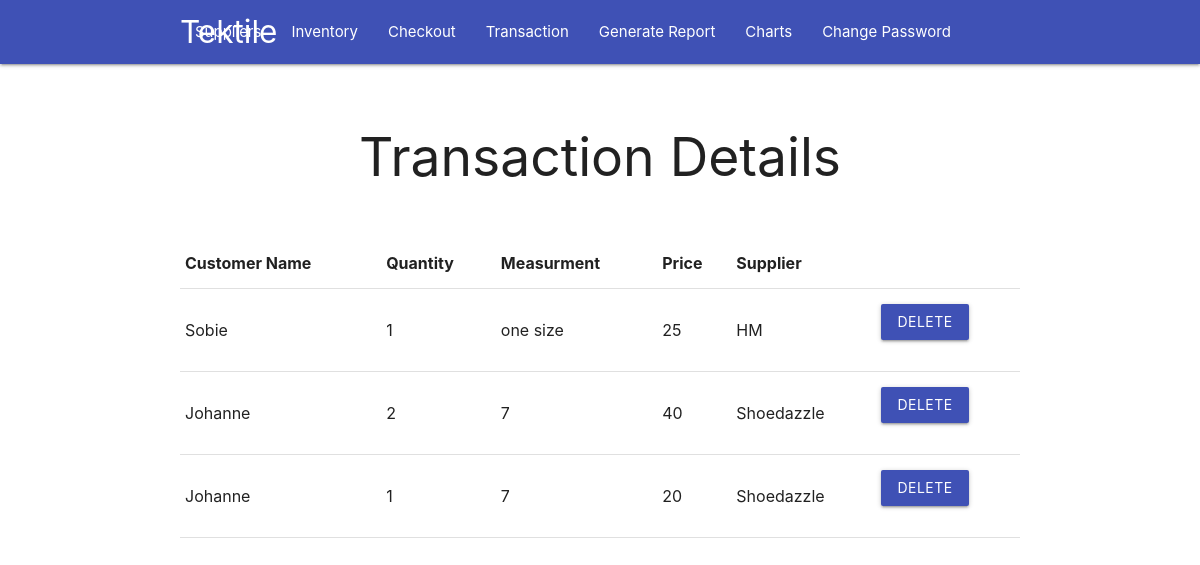
Screenshot of /transaction/ (signed in) with the database file from the repository.
### invent/models.py (models this page shows, shortened)
class Transaction(models.Model):
    cust_name = models.CharField(max_length=255)
    pid = models.ForeignKey(Inventory, on_delete=models.CASCADE)
    quantity_r = models.PositiveIntegerField()
    success = models.BooleanField(default=False)
    uid = models.ForeignKey(User, on_delete=models.CASCADE)
    def actual_price(self):
        return int(self.quantity_r) * int(self.pid.selling_price)

class Inventory(models.Model):
    pname = models.CharField(max_length=255)
    quantity = models.PositiveIntegerField()
    measurement = models.CharField(max_length=255)
    orginal_price = models.PositiveIntegerField()
    profit = models.PositiveIntegerField()
    selling_price = models.PositiveIntegerField()
    supplier = models.ForeignKey(Supplier, on_delete=models.CASCADE)

class Supplier(models.Model):
    sname = models.CharField(max_length=255, unique=True)
    contact = models.CharField(max_length=255)
    address = models.TextField(max_length=255)

### invent/views.py (the view)
# urls.py: path('transaction/', views.transaction, name='transaction'),
@login_required
def transaction(request):
    user = request.user
    tobj = Transaction.objects.all().filter(uid_id=user.id, success=True)
    context = {
        'transactions': tobj,
    }
    if request.method == 'POST' and request.POST.get('tiddel'):
        tid = int(request.POST.get('tiddel'))
        Transaction.objects.get(pk=tid).delete()
        tobj = Transaction.objects.all().filter(uid_id=user.id, success=True)
        context['transactions'] = tobj
        return render(request, 'ims/index.html', context)
    return render(request, 'ims/index.html', context)

### invent/templates/ims/index.html (shortened to what this page needs)
{% extends 'ims/base.html' %}
{% block body %}
{% if user.is_authenticated %}
{% if transactions %}
{% include 'ims/transaction.html' %}
{% endif %}
{% endif %}
{% endblock body %}

### invent/templates/ims/transaction.html (shortened to what this page needs)
<main>
	<div class="container">
		<center>
			<h2>Transaction Details</h2>
		</center>
		<div class="section"></div>
		<table>
			<thead>
				<tr>
					<th>Customer Name</th>
					<th>Quantity</th>
					<th>Measurment</th>
					<th>Price</th>
					<th>Supplier</th>
					<th></th>
				</tr>
			</thead>
			<tbody>
				{% for i in transactions %}
				<tr>
					<td>{{i.cust_name}}</td>
					<td>{{i.quantity_r}}</td>
					<td>{{i.pid.measurement}}</td>
					<td>{{i.actual_price}}</td>
					<td>{{i.pid.supplier.sname}}</td>
					<td>
						<form method="POST">
							<button type="submit" class="btn indigo">
								DELETE
							</button>
						</form>
					</td>
				</tr>
				{% endfor %}
			</tbody>
		</table>
	</div>
</main>

### rows the page displays
Transaction: cust_name "Sobie", quantity_r "1", pid.measurement "one size", actual_price "25", pid.supplier.sname "HM"
Transaction: cust_name "Johanne", quantity_r "2", pid.measurement "7", actual_price "40", pid.supplier.sname "Shoedazzle"
Transaction: cust_name "Johanne", quantity_r "1", pid.measurement "7", actual_price "20", pid.supplier.sname "Shoedazzle"
